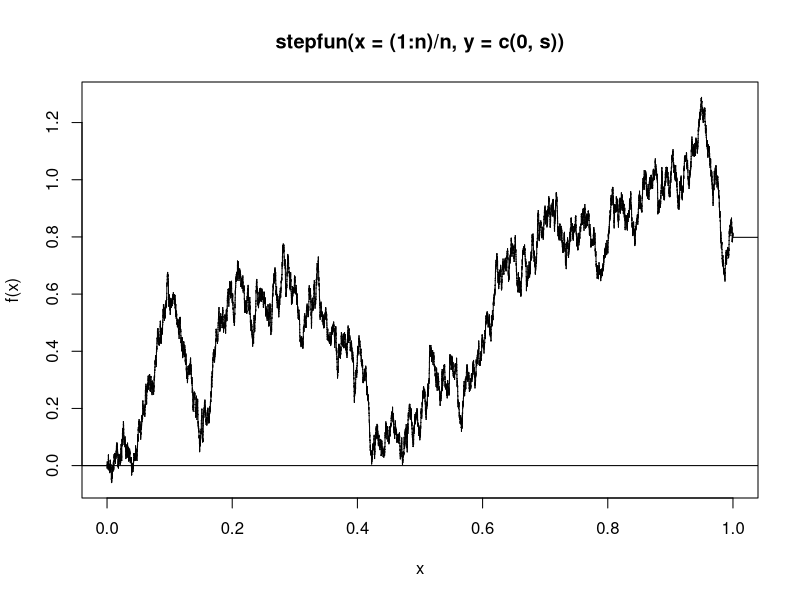

Generate this figure with R:
n <- 10000

x <- rnorm(n)
s <- cumsum(x) / sqrt(n)

step.xy <- stepfun(x = (1:n)/n, y = c(0,s) )

plot(step.xy, do.points = FALSE, xlim = c(0,1))
abline(h = 0)
